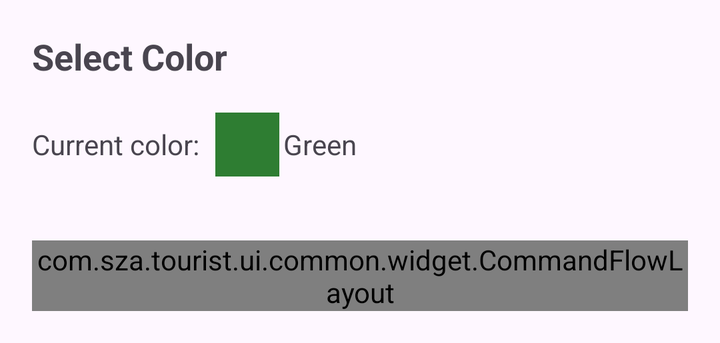
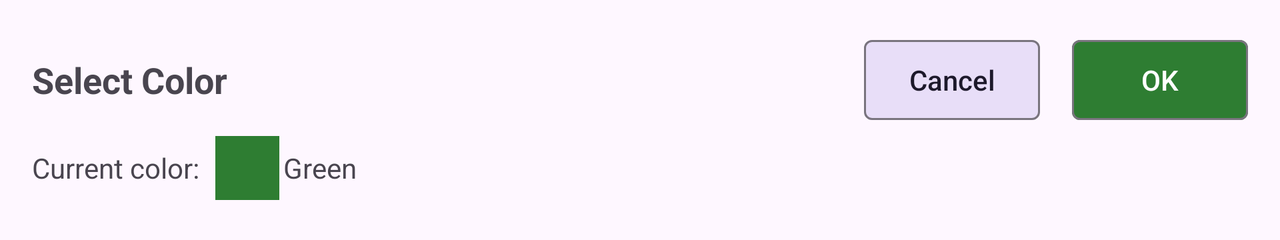

First picture: res/layout/ on a phone held upright. Second picture: the repository's own variant of that layout, on a device whose configuration matches the variant's folder. Source for both follows.
<!-- AndroidManifest.xml: application theme Theme.Tourist -->
<!-- res/layout/dialog_color_picker.xml -->
<?xml version="1.0" encoding="utf-8"?>
<LinearLayout xmlns:android="http://schemas.android.com/apk/res/android"
    xmlns:app="http://schemas.android.com/apk/res-auto"
    android:layout_width="match_parent"
    android:layout_height="wrap_content"
    android:orientation="vertical"
    android:padding="@dimen/padding_large">

    <TextView
        android:layout_width="match_parent"
        android:layout_height="wrap_content"
        android:text="@string/select_color"
        android:textSize="@dimen/text_size_large"
        android:textStyle="bold"
        android:layout_marginBottom="@dimen/margin_large" />

    
    <LinearLayout
        android:layout_width="match_parent"
        android:layout_height="wrap_content"
        android:orientation="horizontal"
        android:gravity="center_vertical"
        android:layout_marginBottom="@dimen/margin_large">

        <TextView
            android:layout_width="wrap_content"
            android:layout_height="wrap_content"
            android:layout_marginEnd="@dimen/margin_normal"
            android:text="@string/current_color"
            android:textSize="@dimen/resource_card_desc_text_size" />

        <View
            android:id="@+id/colorPreview"
            android:layout_width="@dimen/dialog_color_item_size"
            android:layout_height="@dimen/dialog_color_item_size"
            android:background="@color/success_color" />

        <TextView
            android:id="@+id/tvColorName"
            android:layout_width="0dp"
            android:layout_height="wrap_content"
            android:layout_weight="1"
            android:layout_marginStart="@dimen/dialog_field_spacing"
            android:text="@string/dialog_color_picker_tvColorName_text"
            android:textSize="@dimen/resource_card_desc_text_size" />

    </LinearLayout>

    
    <androidx.recyclerview.widget.RecyclerView
        android:id="@+id/rvColorPalette"
        android:layout_width="match_parent"
        android:layout_height="wrap_content"
        android:layout_marginBottom="@dimen/margin_large" />

    
    <com.sza.tourist.ui.common.widget.CommandFlowLayout
        android:layout_width="match_parent"
        android:layout_height="wrap_content">

        <com.google.android.material.button.MaterialButton
            android:id="@+id/btnCancel"
            style="@style/Widget.Tourist.Button.Tonal"
            android:layout_width="wrap_content"
            android:layout_height="wrap_content"
            android:text="@string/cancel" />

        <com.google.android.material.button.MaterialButton
            android:id="@+id/btnOk"
            style="@style/Widget.Tourist.Button.Filled"
            android:layout_width="wrap_content"
            android:layout_height="wrap_content"
            android:text="@string/ok"
            android:layout_marginStart="@dimen/dialog_action_button_gap" />

    </com.sza.tourist.ui.common.widget.CommandFlowLayout>

</LinearLayout>
<!-- resources referenced by this layout -->
<resources>
  <color name="success_color">#FF2E7D32</color>
  <dimen name="dialog_action_button_gap">16dp</dimen>
  <dimen name="dialog_color_item_size">32dp</dimen>
  <dimen name="dialog_field_spacing">2dp</dimen>
  <dimen name="margin_large">16dp</dimen>
  <dimen name="margin_normal">8dp</dimen>
  <dimen name="padding_large">16dp</dimen>
  <dimen name="resource_card_desc_text_size">14sp</dimen>
  <dimen name="text_size_large">18sp</dimen>
  <string name="cancel">Cancel</string>
  <string name="current_color">Current color:</string>
  <string name="dialog_color_picker_tvColorName_text">Green</string>
  <string name="ok">OK</string>
  <string name="select_color">Select Color</string>
  <style name="Widget.Tourist.Button.Filled" parent="Widget.Material3.Button">
          <item name="android:letterSpacing">0</item>
          <item name="textAllCaps">false</item>
          <item name="cornerRadius">@dimen/token_radius_4</item>
          <item name="android:minHeight">@dimen/token_touch_target_min</item>
              <item name="android:singleLine">false</item>
          <item name="android:maxLines">2147483647</item>
          <item name="android:ellipsize">none</item>
          <item name="android:paddingStart">@dimen/token_spacing_16</item>
          <item name="android:paddingEnd">@dimen/token_spacing_16</item>
          <item name="iconSize">@dimen/icon_tier_20</item>
          <item name="iconPadding">@dimen/token_spacing_8</item>
      </style>
  <style name="Widget.Tourist.Button.Tonal" parent="Widget.Material3.Button.TonalButton">
          <item name="android:letterSpacing">0</item>
          <item name="textAllCaps">false</item>
          <item name="cornerRadius">@dimen/token_radius_4</item>
          <item name="android:minHeight">@dimen/token_touch_target_min</item>
              <item name="android:singleLine">false</item>
          <item name="android:maxLines">2147483647</item>
          <item name="android:ellipsize">none</item>
          <item name="android:paddingStart">@dimen/token_spacing_16</item>
          <item name="android:paddingEnd">@dimen/token_spacing_16</item>
          <item name="iconSize">@dimen/icon_tier_20</item>
          <item name="iconPadding">@dimen/token_spacing_8</item>
      </style>
  <style name="Theme.Tourist" parent="Theme.Material3.DayNight.NoActionBar">
          <item name="colorPrimary">@color/tourist_green</item>
          <item name="colorOnPrimary">@color/tourist_primary_ink</item>
          <item name="materialButtonStyle">@style/Widget.Tourist.Button.Command</item>
          <item name="materialButtonOutlinedStyle">@style/Widget.Tourist.Button.Command</item>
          <item name="buttonBarPositiveButtonStyle">@style/Widget.Tourist.Button.Command</item>
          <item name="buttonBarNegativeButtonStyle">@style/Widget.Tourist.Button.Command</item>
          <item name="android:statusBarColor">@color/tourist_night</item>
      </style>
  <dimen name="token_radius_4">4dp</dimen>
  <dimen name="token_touch_target_min">48dp</dimen>
  <dimen name="token_spacing_16">16dp</dimen>
  <dimen name="icon_tier_20">20dp</dimen>
  <dimen name="token_spacing_8">8dp</dimen>
  <color name="tourist_green">#FF2E7D32</color>
  <color name="tourist_primary_ink">#FFFFFFFF</color>
  <color name="tourist_night">#FF0B1210</color>
  <dimen name="dimension_zero">0dp</dimen>
  <color name="focus_button_stroke">#FF1976D2</color>
  <!-- some entries are left out for length -->
</resources>
<!-- res/layout-land/dialog_color_picker.xml (the repository's variant of the layout above) -->
<!-- drawn on the phone turned sideways -->
<?xml version="1.0" encoding="utf-8"?>
<LinearLayout xmlns:android="http://schemas.android.com/apk/res/android"
    xmlns:app="http://schemas.android.com/apk/res-auto"
    android:layout_width="match_parent"
    android:layout_height="wrap_content"
    android:orientation="vertical"
    android:padding="@dimen/padding_large">

    
    <LinearLayout
        android:layout_width="match_parent"
        android:layout_height="wrap_content"
        android:orientation="horizontal"
        android:gravity="center_vertical"
        android:layout_marginBottom="@dimen/margin_small">

        <TextView
            android:layout_width="0dp"
            android:layout_height="wrap_content"
            android:layout_weight="1"
            android:text="@string/select_color"
            android:textSize="@dimen/text_size_large"
            android:textStyle="bold" />

        <com.google.android.material.button.MaterialButton
            android:id="@+id/btnCancel"
            style="@style/Widget.Tourist.Button.Tonal"
            android:layout_width="wrap_content"
            android:layout_height="wrap_content"
            android:text="@string/cancel" />

        <com.google.android.material.button.MaterialButton
            android:id="@+id/btnOk"
            style="@style/Widget.Tourist.Button.Filled"
            android:layout_width="wrap_content"
            android:layout_height="wrap_content"
            android:text="@string/ok"
            android:layout_marginStart="@dimen/dialog_action_button_gap" />

    </LinearLayout>

    
    <LinearLayout
        android:layout_width="match_parent"
        android:layout_height="wrap_content"
        android:orientation="horizontal"
        android:gravity="center_vertical"
        android:layout_marginBottom="@dimen/margin_small">

        <TextView
            android:layout_width="wrap_content"
            android:layout_height="wrap_content"
            android:layout_marginEnd="@dimen/margin_normal"
            android:text="@string/current_color"
            android:textSize="@dimen/resource_card_desc_text_size" />

        <View
            android:id="@+id/colorPreview"
            android:layout_width="@dimen/dialog_color_item_size"
            android:layout_height="@dimen/dialog_color_item_size"
            android:background="@color/success_color" />

        <TextView
            android:id="@+id/tvColorName"
            android:layout_width="0dp"
            android:layout_height="wrap_content"
            android:layout_weight="1"
            android:layout_marginStart="@dimen/dialog_field_spacing"
            android:text="@string/dialog_color_picker_tvColorName_text"
            android:textSize="@dimen/resource_card_desc_text_size" />

    </LinearLayout>

    
    <androidx.core.widget.NestedScrollView
        android:layout_width="match_parent"
        android:layout_height="wrap_content"
        android:maxHeight="@dimen/dialog_landscape_list_max_height">

        <androidx.recyclerview.widget.RecyclerView
            android:id="@+id/rvColorPalette"
            android:layout_width="match_parent"
            android:layout_height="wrap_content" />

    </androidx.core.widget.NestedScrollView>

</LinearLayout>
<!-- resources referenced by the variant -->
<!-- as the phone turned sideways resolves them -->
<resources>
  <color name="success_color">#FF2E7D32</color>
  <dimen name="dialog_action_button_gap">16dp</dimen>
  <dimen name="dialog_color_item_size">32dp</dimen>
  <dimen name="dialog_field_spacing">2dp</dimen>
  <dimen name="dialog_landscape_list_max_height">240dp</dimen>
  <dimen name="margin_normal">8dp</dimen>
  <dimen name="margin_small">4dp</dimen>
  <dimen name="padding_large">16dp</dimen>
  <dimen name="resource_card_desc_text_size">14sp</dimen>
  <dimen name="text_size_large">18sp</dimen>
  <string name="cancel">Cancel</string>
  <string name="current_color">Current color:</string>
  <string name="dialog_color_picker_tvColorName_text">Green</string>
  <string name="ok">OK</string>
  <string name="select_color">Select Color</string>
  <style name="Widget.Tourist.Button.Filled" parent="Widget.Material3.Button">
          <item name="android:letterSpacing">0</item>
          <item name="textAllCaps">false</item>
          <item name="cornerRadius">@dimen/token_radius_4</item>
          <item name="android:minHeight">@dimen/token_touch_target_min</item>
              <item name="android:singleLine">false</item>
          <item name="android:maxLines">2147483647</item>
          <item name="android:ellipsize">none</item>
          <item name="android:paddingStart">@dimen/token_spacing_16</item>
          <item name="android:paddingEnd">@dimen/token_spacing_16</item>
          <item name="iconSize">@dimen/icon_tier_20</item>
          <item name="iconPadding">@dimen/token_spacing_8</item>
      </style>
  <style name="Widget.Tourist.Button.Tonal" parent="Widget.Material3.Button.TonalButton">
          <item name="android:letterSpacing">0</item>
          <item name="textAllCaps">false</item>
          <item name="cornerRadius">@dimen/token_radius_4</item>
          <item name="android:minHeight">@dimen/token_touch_target_min</item>
              <item name="android:singleLine">false</item>
          <item name="android:maxLines">2147483647</item>
          <item name="android:ellipsize">none</item>
          <item name="android:paddingStart">@dimen/token_spacing_16</item>
          <item name="android:paddingEnd">@dimen/token_spacing_16</item>
          <item name="iconSize">@dimen/icon_tier_20</item>
          <item name="iconPadding">@dimen/token_spacing_8</item>
      </style>
  <style name="Theme.Tourist" parent="Theme.Material3.DayNight.NoActionBar">
          <item name="colorPrimary">@color/tourist_green</item>
          <item name="colorOnPrimary">@color/tourist_primary_ink</item>
          <item name="materialButtonStyle">@style/Widget.Tourist.Button.Command</item>
          <item name="materialButtonOutlinedStyle">@style/Widget.Tourist.Button.Command</item>
          <item name="buttonBarPositiveButtonStyle">@style/Widget.Tourist.Button.Command</item>
          <item name="buttonBarNegativeButtonStyle">@style/Widget.Tourist.Button.Command</item>
          <item name="android:statusBarColor">@color/tourist_night</item>
      </style>
  <dimen name="token_radius_4">4dp</dimen>
  <dimen name="token_touch_target_min">48dp</dimen>
  <dimen name="token_spacing_16">16dp</dimen>
  <dimen name="icon_tier_20">20dp</dimen>
  <dimen name="token_spacing_8">8dp</dimen>
  <color name="tourist_green">#FF2E7D32</color>
  <color name="tourist_primary_ink">#FFFFFFFF</color>
  <color name="tourist_night">#FF0B1210</color>
  <dimen name="dimension_zero">0dp</dimen>
  <color name="focus_button_stroke">#FF1976D2</color>
  <!-- some entries are left out for length -->
</resources>
